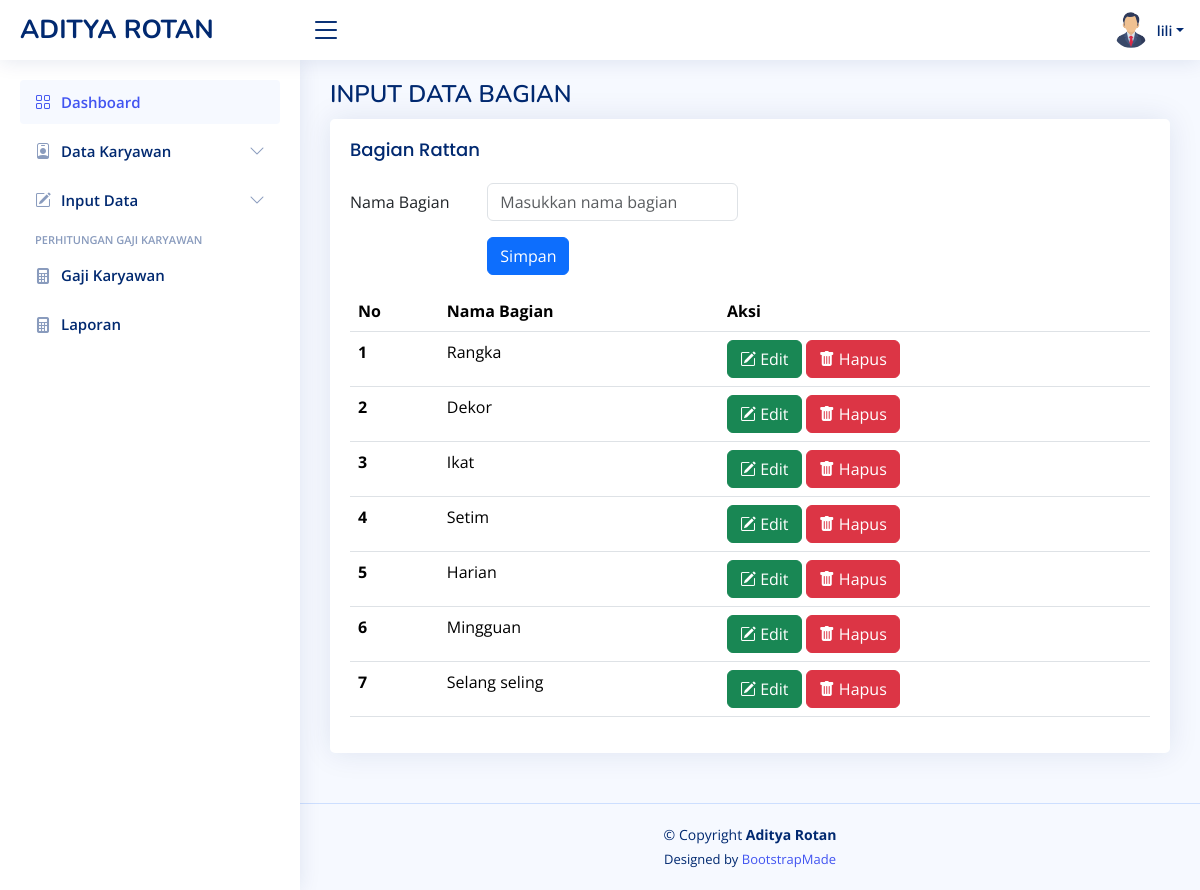
Screenshot of /input_bagian.php (signed in) with the database file from the repository.
### tables this page shows
CREATE TABLE `akun` (
  `id_user` int(5) NOT NULL,
  `username` varchar(100) NOT NULL,
  `email` varchar(100) NOT NULL,
  `password` varchar(100) NOT NULL,
  `photo` varchar(255) NOT NULL,
  `telp` varchar(13) NOT NULL
);

CREATE TABLE `bagian` (
  `id_bagian` int(11) NOT NULL,
  `nama_bagian` varchar(255) NOT NULL
);

### input_bagian.php (the view, shortened to what this page needs)
<?php
require 'function.php';
?>
<?php include "template/header.php"; ?>
<?php include "template/sidebar.php"; ?>
  <main id="main" class="main">
    <div class="pagetitle">
      <h1>INPUT DATA BAGIAN</h1>
    </div>
    <section class="section">
        <div class="row">
            <div class="col-lg-12">
            <div class="card">
                <div class="card-body">
                <h5 class="card-title">Bagian Rattan</h5>
                <form action="" method="POST">
                  <div class="row mb-3">
                    <label for="inputText" class="col-sm-2 col-form-label">Nama Bagian</label>
                    <div class="col-sm-4">
                      <input type="text" name="nama_bagian" class="form-control" placeholder="Masukkan nama bagian" required>
                    </div>
                  </div>
                  <div class="row mb-3">
                    <label for="inputText" class="col-sm-2 col-form-label"></label>
                    <div class="col-sm-4">
                      <button type="submit" name="submit" class="btn btn-primary">Simpan</button>
                    </div>
                  </div>
                </form>
                <table class="table datatable">
                    <thead>
                      <tr>
                          <th scope="col">No</th>
                          <th scope="col">Nama Bagian</th>
                          <th scope="col">Aksi</th>
                      </tr>
                    </thead>
                    <tbody>
                    <?php
                      include 'koneksi.php';
                      $no = 1;
                      $data = mysqli_query($koneksi,"SELECT * FROM `bagian`");
                      while($d = mysqli_fetch_array($data)){
                    ?>
                    <tr>
                      <th scope="row"><?= $no++; ?></th>
                      <td><?= $d["nama_bagian"]; ?></td>
                      <td>
                        <a href="update_bagian.php?id=<?php echo $d['id_bagian']; ?>" class="btn btn-success"><i class="bi bi-pencil-square"></i> Edit</a>
                        <a href="hapus_bagian.php?id=<?php echo $d['id_bagian']; ?>" class="btn btn-danger" onclick="return confirm('Apakah Anda yakin ingin menghapus bagian ini?')"><i class="bi bi-trash-fill"></i>  Hapus</a>
                      </td>
                    </tr>
                    <?php
                      }
                    ?>
                    </tbody>
                </table>
                </div>
            </div>
            </div>
        </div>
    </section>
  </main>
<?php include "template/footer.php"; ?>

### template/header.php (shortened to what this page needs)
<?php
include_once("koneksi.php");
$username = $_SESSION['username'];
$sql = "SELECT * FROM akun WHERE username = '$username'";
$query = mysqli_query($koneksi, $sql);
$akun = mysqli_fetch_assoc($query);
?>
<!DOCTYPE html>
<html lang="en">
  <head>
    <link href="assets/vendor/bootstrap/css/bootstrap.min.css" rel="stylesheet" />
    <link href="assets/vendor/bootstrap-icons/bootstrap-icons.css" rel="stylesheet" />
    <link href="assets/vendor/boxicons/css/boxicons.min.css" rel="stylesheet" />
    <link href="assets/vendor/quill/quill.snow.css" rel="stylesheet" />
    <link href="assets/vendor/quill/quill.bubble.css" rel="stylesheet" />
    <link href="assets/vendor/remixicon/remixicon.css" rel="stylesheet" />
    <link href="assets/vendor/simple-datatables/style.css" rel="stylesheet" />
    <link href="assets/css/style.css" rel="stylesheet" />
  </head>
  <body>
    <header id="header" class="header fixed-top d-flex align-items-center">
      <div class="d-flex align-items-center justify-content-between">
        <a href="index.html" class="logo d-flex align-items-center">
          <span class="d-none d-lg-block">ADITYA ROTAN</span>
        </a>
        <i class="bi bi-list toggle-sidebar-btn"></i>
      </div>
      <nav class="header-nav ms-auto">
        <ul class="d-flex align-items-center">
          <li class="nav-item dropdown pe-3">
            <a class="nav-link nav-profile d-flex align-items-center pe-0" href="#" data-bs-toggle="dropdown">
              <?php
              if ($akun['photo'] == "") {
              ?>
                  <img src="assets/img/user.png" alt="Profile.php" class="rounded-circle">
              <?php
              } else {
              ?>
                  <img src="assets/img/<?= $akun['photo'] ?>" alt="Profile.php" class="rounded-circle">
              <?php
              }
              ?>
              <span class="d-none d-md-block dropdown-toggle ps-2"><?= $username; ?></span> </a
            >
          </li>
        </ul>
      </nav>
    </header>

### assets/css/style.css (style rules this page uses)
:root { scroll-behavior: smooth; }
body { font-family: "Open Sans", sans-serif; background: #f6f9ff; color: #444444; }
a { color: #4154f1; text-decoration: none; }
h1, h2, h3, h4, h5, h6 { font-family: "Nunito", sans-serif; }
#main { margin-top: 60px; padding: 20px 30px; transition: all 0.3s; }
.pagetitle { margin-bottom: 10px; }
.pagetitle h1 { font-size: 24px; margin-bottom: 0; font-weight: 600; color: #012970; }
.card { margin-bottom: 30px; border: none; border-radius: 5px; box-shadow: 0px 0 30px rgba(1, 41, 112, 0.1); }
.card-title { padding: 20px 0 15px 0; font-size: 18px; font-weight: 500; color: #012970; font-family: "Poppins", sans-serif; }
.card-body { padding: 0 20px 20px 20px; }
.logo { line-height: 1; }
@media (min-width: 1200px) { .logo { width: 280px; } }
.logo span { font-size: 26px; font-weight: 700; color: #012970; font-family: "Nunito", sans-serif; }
.header { transition: all 0.5s; z-index: 997; height: 60px; box-shadow: 0px 2px 20px rgba(1, 41, 112, 0.1); background-color: #fff; padding-left: 20px; }
.header .toggle-sidebar-btn { font-size: 32px; padding-left: 10px; cursor: pointer; color: #012970; }
.header-nav ul { list-style: none; }
.header-nav > ul { margin: 0; padding: 0; }
.header-nav .nav-profile { color: #012970; }
.header-nav .nav-profile img { max-height: 36px; }
.header-nav .nav-profile span { font-size: 14px; font-weight: 600; }
@media (min-width: 1200px) { #main, #footer { margin-left: 300px; } }

### rows the page displays
akun: photo (picture)
bagian: nama_bagian "Rangka"
bagian: nama_bagian "Dekor"
bagian: nama_bagian "Ikat"
bagian: nama_bagian "Setim"
bagian: nama_bagian "Harian"
bagian: nama_bagian "Mingguan"
bagian: nama_bagian "Selang seling"

### other values shown
$username "lili"
